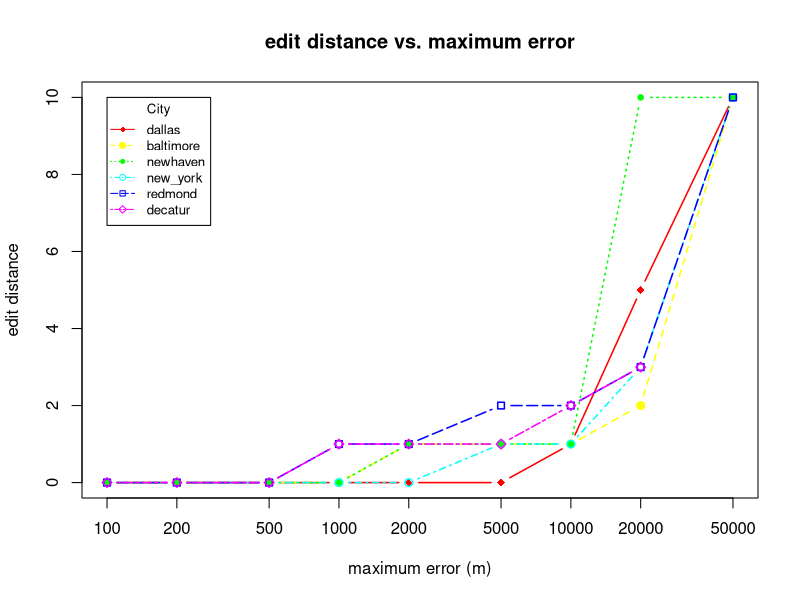

The R script that drew this image:
# Create Line Chart

jpeg("./../restaurant_finder/medians_across_city_si_10.jpg")

# convert factor to numeric for convenience 
Medians <- read.csv("./../restaurant_finder/medians_across_city_si_10.csv")
nlocations <- length(unique(Medians$location))
locations <- unique(Medians$location)

# get the range for the x and y axis 
xrange <- range(Medians$skew)
yrange <- range(Medians$distortion)

# set up the plot 
plot(xrange, yrange, type="n", xlab="maximum error (m)", log="x",
  	      ylab="edit distance") 
colors <- rainbow(nlocations)
linetype <- c(1:nlocations) 
plotchar <- seq(18,18+nlocations,1)

# add lines 
for (i in 1:nlocations) { 
  city <- subset(Medians, location==locations[i])
  lines(sort(city$skew), sort(city$distortion), type="b", lwd=1.5,
    lty=linetype[i], col=colors[i], pch=plotchar[i])
} 

# add a title and subtitle 
title("edit distance vs. maximum error")

# add a legend 
legend(xrange[1], yrange[2], locations, cex=0.8, col=colors,
  		   pch=plotchar, lty=linetype, title="City")

dev.off()
